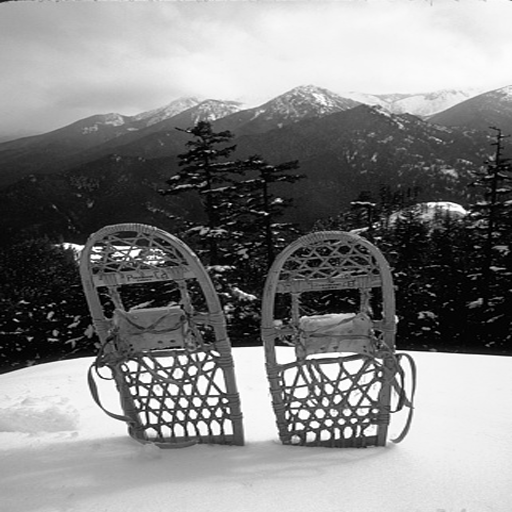
#> input picture findbrivateknowledge/sample_images/0000.bmp, 512 x 512 px; its folder holds only this picture in this run
$ python roc_curve.py
#> lines starting #> are read from the running program, lines starting #| are printed output that depends on the picture
#> (reads findbrivateknowledge/findbrivateknowledge.npy from the repository)
### findbrivateknowledge/embedding.py
from math import sqrt

import cv2
import numpy as np
import pywt
from scipy.linalg import svd
from scipy.signal import convolve2d

BLOCK_SIZE = 64
LOW_THRESHOLD = 100
HIGH_THRESHOLD = 150
ALPHA = 5.0


# [22 lines left out: functions wpsnr, similarity, not called in this run]


def embed_watermark_svd(subband, watermark):
    U, S, V = svd(subband)
    Uw, Sw, Vw = svd(watermark)

    S_watermarked = S + ALPHA * Sw[:len(S)]

    watermarked_subband = np.dot(U, np.dot(np.diag(S_watermarked), V))
    return watermarked_subband


def select_best_regions(edge_map):
    h, w = edge_map.shape
    regions = []

    for i in range(1, h - BLOCK_SIZE + 1, 8):
        for j in range(1, w - BLOCK_SIZE + 1, 8):
            block = edge_map[i:i + BLOCK_SIZE, j:j + BLOCK_SIZE]
            edge_density = np.mean(block)

            regions.append((i, j, edge_density))

    regions = sorted(regions, key=lambda x: x[2], reverse=True)

    selected_regions = []
    selected_regions.append(regions[0])
    selected_regions.append(regions[len(regions) - 1])
    selected_regions.append(regions[int(len(regions) // 2)])

    return [(i, j) for i, j, _ in selected_regions]


def embedding(file_name, watermark_name):
#> called with file_name = 'sample_images/0000.bmp', watermark_name = 'findbrivateknowledge.npy'
    image = cv2.imread(file_name, 0)
#> image is the input picture: shape (512, 512); min 0, max 255, mean 131
    watermark = np.load(watermark_name)

    watermark = cv2.resize(watermark, (32, 32))

    edges = cv2.Canny(image, LOW_THRESHOLD, HIGH_THRESHOLD)
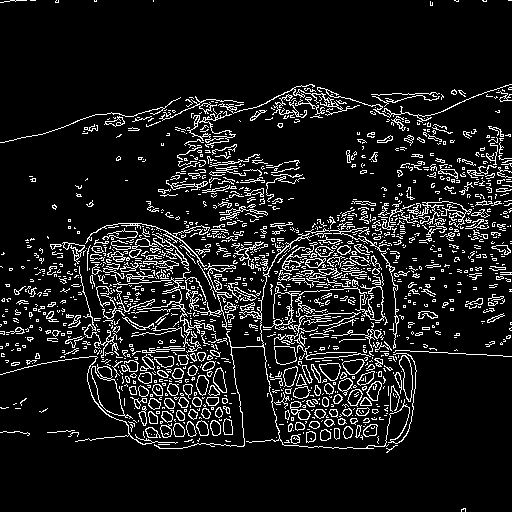
#> edges: shape (512, 512); 10.3% white in thin lines or dots

    regions = select_best_regions(edges)
#> after the loop in select_best_regions, `for i in range(1, h - BLOCK_SIZE + 1, 8):`: regions = 3136 items, first 6: (1, 1, 0.996), (1, 9, 0.498), (1, 17, 0.374), (1, 25, 0.374), (1, 33, 0.56), (1, 41, 0.56)
#> in select_best_regions, `regions = sorted(regions, key=lambda x: x[2], reverse=True)`: regions = 3136 items, first 6: (225, 305, 80.37), (225, 297, 79.25), (225, 313, 79), (217, 305, 77.88), (217, 313, 77.51), (225, 321, 77.32)
#> regions = [(225, 305), (441, 441), (337, 233)]

    watermarked_image = image.copy()
    for region in regions:
        x, y = region
        block = image[x:x + BLOCK_SIZE, y:y + BLOCK_SIZE]

        LL, (LH, HL, HH) = pywt.dwt2(block, 'haar')
        LL_prime = embed_watermark_svd(LL, watermark)

        block_prime = pywt.idwt2((LL_prime, (LH, HL, HH)), 'haar')

        watermarked_image[x:x + BLOCK_SIZE, y:y + BLOCK_SIZE] = block_prime
#> this loop made 3 passes
#> pass 1, in embedding, `block = image[x:x + BLOCK_SIZE, y:y + BLOCK_SIZE]`:
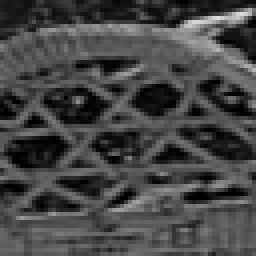
#> block: shape (64, 64) (shown 4 times larger); min 0, max 220, mean 69.6
#> pass 1, in embedding, `LL, (LH, HL, HH) = pywt.dwt2(block, 'haar')`:
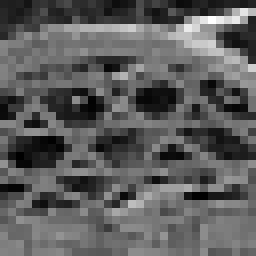
#> LL: shape (32, 32) float64 (shown 8 times larger); min 4.5, max 374, mean 139.1; drawn with min black and max white
#> pass 1, in embedding, `LL, (LH, HL, HH) = pywt.dwt2(block, 'haar')`:
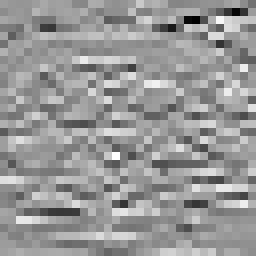
#> LH: shape (32, 32) float64 (shown 8 times larger); min -132.5, max 89.5, mean -0.4; drawn with min black and max white
#> pass 1, in embedding, `LL, (LH, HL, HH) = pywt.dwt2(block, 'haar')`:
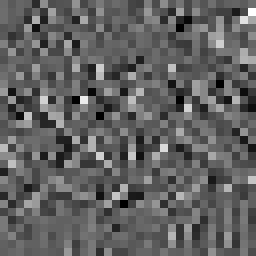
#> HL: shape (32, 32) float64 (shown 8 times larger); min -40, max 65, mean -0.1; drawn with min black and max white
#> (the rest of the program and of its run is left out)
